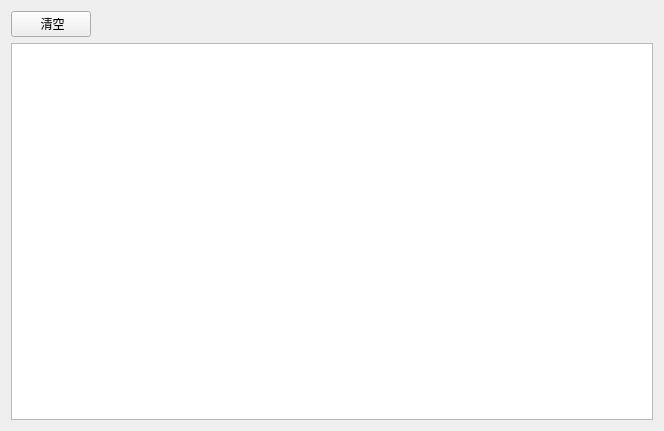
<?xml version="1.0" encoding="UTF-8"?>
<ui version="4.0">
 <class>DBC</class>
 <widget class="QWidget" name="DBC">
  <property name="geometry">
   <rect>
    <x>0</x>
    <y>0</y>
    <width>664</width>
    <height>431</height>
   </rect>
  </property>
  <property name="windowTitle">
   <string>Form</string>
  </property>
  <layout class="QGridLayout" name="gridLayout">
   <item row="0" column="0">
    <widget class="QPushButton" name="pushButton">
     <property name="text">
      <string> 清空</string>
     </property>
    </widget>
   </item>
   <item row="0" column="1">
    <spacer name="horizontalSpacer">
     <property name="orientation">
      <enum>Qt::Horizontal</enum>
     </property>
     <property name="sizeHint" stdset="0">
      <size>
       <width>562</width>
       <height>20</height>
      </size>
     </property>
    </spacer>
   </item>
   <item row="1" column="0" colspan="2">
    <widget class="QTableWidget" name="tableWidget"/>
   </item>
  </layout>
 </widget>
 <resources/>
 <connections/>
</ui>
